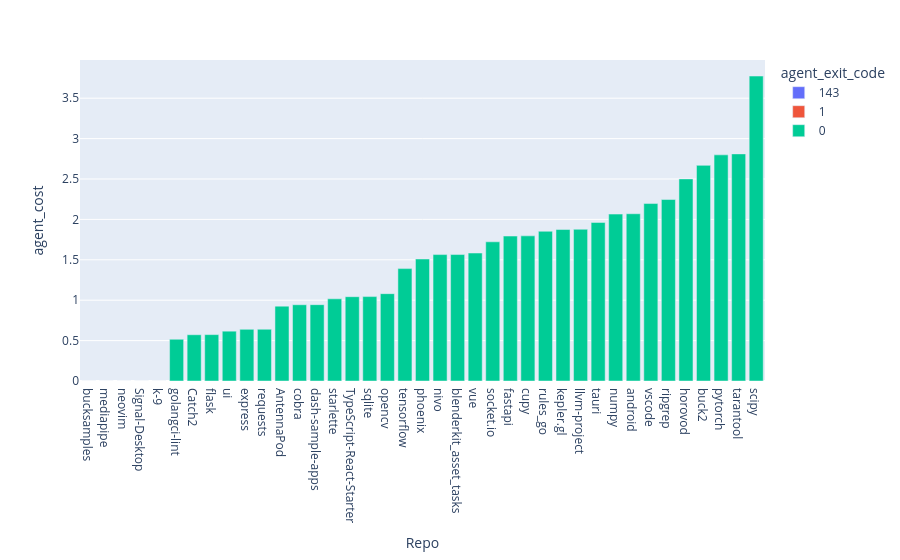

The cell this chart's notebook holds for it:
### Code cell
adf = df[df["agent_work_seconds"] != "NA"]
adf = adf.sort_values(by="agent_cost", ascending=True)
px.bar(adf.reset_index(), x="Repo", y="agent_cost", color="agent_exit_code")

### Figure 1 — Plotly figure (JSON) as saved in the notebook; plotly's stock layout.template omitted (floating-point values rounded to 4 significant figures)
{"data": [{"hovertemplate": "agent_exit_code=143<br>Repo=%{x}<br>agent_cost=%{y}<extra></extra>", "legendgroup": "143", "marker": {"color": "#636efa", "pattern": {"shape": ""}}, "name": "143", "orientation": "v", "showlegend": true, "textposition": "auto", "type": "bar", "x": ["bucksamples"], "xaxis": "x", "y": [0], "yaxis": "y"}, {"hovertemplate": "agent_exit_code=1<br>Repo=%{x}<br>agent_cost=%{y}<extra></extra>", "legendgroup": "1", "marker": {"color": "#EF553B", "pattern": {"shape": ""}}, "name": "1", "orientation": "v", "showlegend": true, "textposition": "auto", "type": "bar", "x": ["mediapipe", "neovim", "Signal-Desktop", "k-9"], "xaxis": "x", "y": [0, 0, 0, 0], "yaxis": "y"}, {"hovertemplate": "agent_exit_code=0<br>Repo=%{x}<br>agent_cost=%{y}<extra></extra>", "legendgroup": "0", "marker": {"color": "#00cc96", "pattern": {"shape": ""}}, "name": "0", "orientation": "v", "showlegend": true, "textposition": "auto", "type": "bar", "x": ["golangci-lint", "Catch2", "flask", "ui", "express", "requests", "AntennaPod", "cobra", "dash-sample-apps", "starlette", "TypeScript-React-Starter", "sqlite", "opencv", "tensorflow", "phoenix", "nivo", "blenderkit_asset_tasks", "vue", "socket.io", "fastapi", "cupy", "rules_go", "kepler.gl", "llvm-project", "tauri", "numpy", "android", "vscode", "ripgrep", "horovod", "buck2", "pytorch", "tarantool", "scipy"], "xaxis": "x", "y": [0.5166, 0.5725, 0.5741, 0.6165, 0.64, 0.6405, 0.9265, 0.9437, 0.9447, 1.017, 1.043, 1.044, 1.081, 1.391, 1.51, 1.564, 1.565, 1.584, 1.723, 1.794, 1.796, 1.853, 1.875, 1.878, 1.963, 2.066, 2.07, 2.196, 2.246, 2.501, 2.669, 2.799, 2.811, 3.774], "yaxis": "y"}], "layout": {"barmode": "relative", "legend": {"title": {"text": "agent_exit_code"}, "tracegroupgap": 0}, "margin": {"t": 60}, "xaxis": {"anchor": "y", "domain": [0, 1], "title": {"text": "Repo"}}, "yaxis": {"anchor": "x", "domain": [0, 1], "title": {"text": "agent_cost"}}}}
